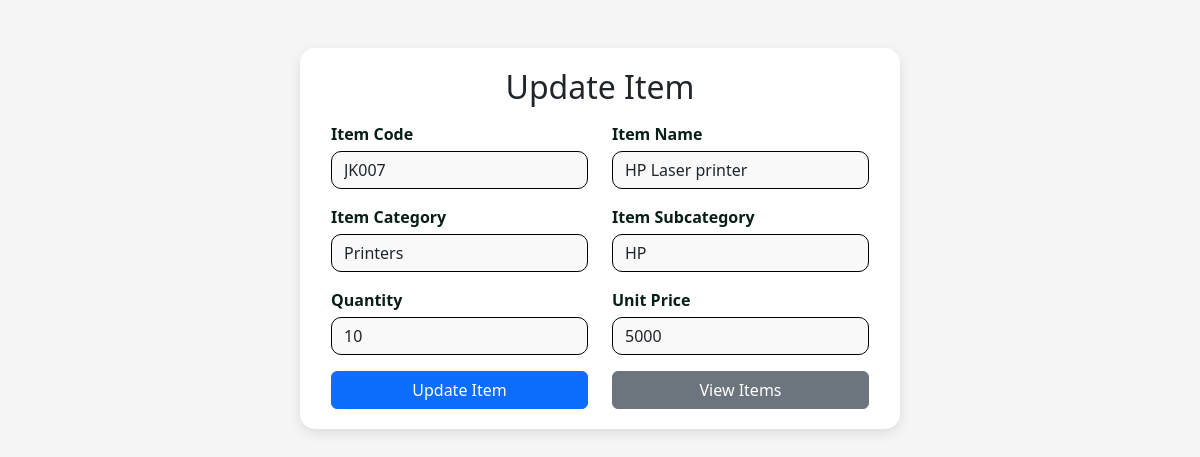
The app's page /Item/update_item.php?id=1 with its own data.
### tables this page shows
CREATE TABLE `item` (
  `id` int NOT NULL AUTO_INCREMENT,
  `item_code` varchar(20) NOT NULL,
  `item_category` varchar(20) NOT NULL,
  `item_subcategory` varchar(20) NOT NULL,
  `item_name` varchar(20) NOT NULL,
  `quantity` varchar(20) NOT NULL,
  `unit_price` varchar(20) NOT NULL,
  PRIMARY KEY (`id`)
);

CREATE TABLE `item_category` (
  `id` int NOT NULL AUTO_INCREMENT,
  `category` varchar(100) NOT NULL,
  PRIMARY KEY (`id`)
);

CREATE TABLE `item_subcategory` (
  `id` int NOT NULL AUTO_INCREMENT,
  `sub_category` varchar(100) NOT NULL,
  PRIMARY KEY (`id`)
);

### Item/update_item.php (the view, shortened to what this page needs)
<?php
include('../includes/dbh.inc.php');
$item = null;
if (isset($_GET['id'])) {
    $id = $_GET['id'];
    $sql = "SELECT * FROM item WHERE id = $id";
    $result = $conn->query($sql);
    if ($result && $result->num_rows > 0) {
        $item = $result->fetch_assoc();
    } else {
        echo "<script>alert('Item not found.'); window.location.href='view_item.php';</script>";
        exit;
    }
}
$categories = [];
$sqlCategories = "SELECT id, category FROM item_category";
$resultCategories = $conn->query($sqlCategories);
if ($resultCategories->num_rows > 0) {
    while ($row = $resultCategories->fetch_assoc()) {
        $categories[] = $row;
    }
}
$subcategories = [];
$sqlSubcategories = "SELECT id, sub_category FROM item_subcategory";
$resultSubcategories = $conn->query($sqlSubcategories);
if ($resultSubcategories->num_rows > 0) {
    while ($row = $resultSubcategories->fetch_assoc()) {
        $subcategories[] = $row;
    }
}
?>
<!DOCTYPE html>
<html lang="en">
<head>
    <link href="https://cdn.jsdelivr.net/npm/bootstrap@5.3.3/dist/css/bootstrap.min.css" rel="stylesheet"
>
    <link rel="stylesheet" href="../css/update_item.css">
</head>
<body>
    <div class="container update-container mt-5">
        <h2 class="text-center mb-3">Update Item</h2>
        <form name="update_item" action="" method="post">
            <div class="row mb-3">
                <div class="col-md-6">
                    <label for="item_code">Item Code</label>
                    <input type="text" name="item_code" class="form-control" value="<?php echo $item['item_code']; ?>" required>
                </div>
                <div class="col-md-6">
                    <label for="item_name">Item Name</label>
                    <input type="text" name="item_name" class="form-control" value="<?php echo $item['item_name']; ?>" required>
                </div>
            </div>
            <div class="row mb-3">
                <div class="col-md-6">
                    <label for="item_category">Item Category</label>
                    <select class="form-control" name="item_category" required>
                        <?php foreach ($categories as $category): ?>
                            <option value="<?php echo $category['id']; ?>" <?php echo ($category['id'] == $item['item_category']) ? 'selected' : ''; ?>>
                                <?php echo $category['category']; ?>
                            </option>
                        <?php endforeach; ?>
                    </select>
                </div>
                <div class="col-md-6">
                    <label for="item_subcategory">Item Subcategory</label>
                    <select class="form-control" name="item_subcategory" required>
                        <?php foreach ($subcategories as $sub_category): ?>
                            <option value="<?php echo $sub_category['id']; ?>" <?php echo ($sub_category['id'] == $item['item_subcategory']) ? 'selected' : ''; ?>>
                                <?php echo $sub_category['sub_category']; ?>
                            </option>
                        <?php endforeach; ?>
                    </select>
                </div>
            </div>
            <div class="row mb-3">
                <div class="col-md-6">
                    <label for="quantity">Quantity</label>
                    <input type="number" name="quantity" class="form-control" value="<?php echo $item['quantity']; ?>" required>
                </div>
                <div class="col-md-6">
                    <label for="unit_price">Unit Price</label>
                    <input type="number" step="0.01" name="unit_price" class="form-control" value="<?php echo $item['unit_price']; ?>" required>
                </div>
            </div>
            <div class="row">
                <div class="col-md-6">
                    <button type="submit" class="btn btn-primary w-100">Update Item</button>
                </div>
                <div class="col-md-6">
                    <a href="view_item.php" class="btn btn-secondary w-100">View Items</a>
                </div>
            </div>
        </form>
    </div>
</body>
</html>

### css/update_item.css (style rules this page uses)
* { margin: 0; padding: 0; box-sizing: border-box; }
body { width: 100%; background-color: #f5f5f5; }
.update-container { display: flex; flex-direction: column; align-items: center; max-width: 600px; margin: 50px auto; padding: 20px; background-color: white; box-shadow: 0px 4px 12px rgba(0, 0, 0, 0.1); border-radius: 15px; }
h2 { margin-bottom: 20px; text-align: center; }
.mb-3 label { font-size: 16px; margin-bottom: 5px; display: block; font-weight: 500; color: #071F16; font-weight: bold; }
input.form-control, select.form-control { background-color: #f9f9f9; }
.form-control { border: 1px solid #000000; border-radius: 10px; }

### records on screen
item: item_code "JK007", item_name "HP Laser printer", item_category "Printers", item_subcategory "HP", quantity "10", unit_price "5000"
